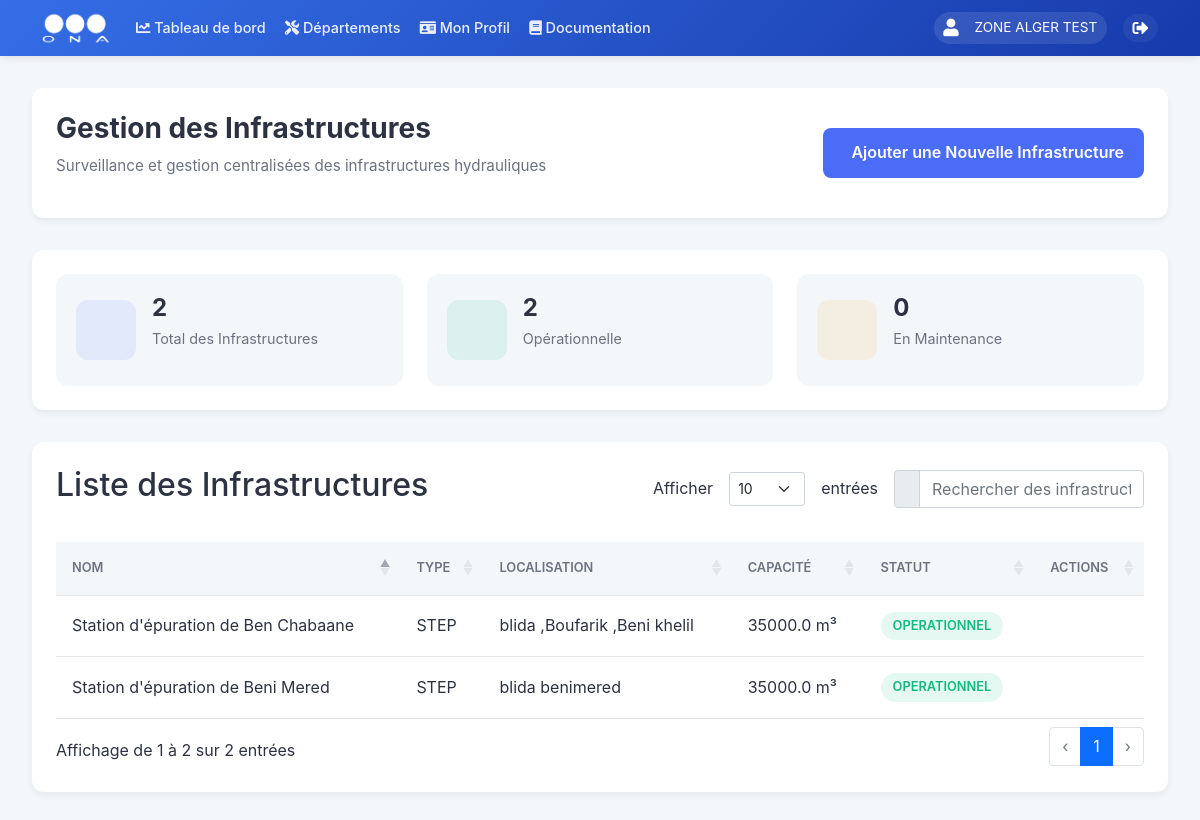
The app's page /departements/infrastructures (signed in) with its own data.
### models.py (models this page shows, shortened)
class User(UserMixin, db.Model):
    __tablename__ = 'users'
    id = db.Column(db.Integer, primary_key=True)
    username = db.Column(db.String(80), unique=True, nullable=False, index=True)
    nickname = db.Column(db.String(80), index=True)
    email = db.Column(db.String(120), unique=True, nullable=True, index=True)
    password_hash = db.Column(db.String(128))
    role = db.Column(db.String(20), nullable=False, default=UserRole.UTILISATEUR, index=True)
    is_active = db.Column(db.Boolean, default=True, index=True)
    last_login = db.Column(db.DateTime, index=True)
    unit_id = db.Column(db.Integer, db.ForeignKey('units.id', ondelete='SET NULL'), nullable=True, index=True)
    zone_id = db.Column(db.Integer, db.ForeignKey('zones.id', ondelete='SET NULL'), nullable=True, index=True)
    created_at = db.Column(db.DateTime, default=datetime.utcnow, index=True)
    updated_at = db.Column(db.DateTime, default=datetime.utcnow, onupdate=datetime.utcnow, index=True)
    profile = db.relationship('UserProfile', backref='user', uselist=False, lazy=True, cascade='all, delete-orphan')
    incidents = db.relationship('Incident', backref='author', lazy=True)

class Infrastructure(db.Model):
    __tablename__ = 'infrastructures'
    id = db.Column(db.Integer, primary_key=True)
    nom = db.Column(db.String(200), nullable=False, index=True)
    type = db.Column(db.String(100), nullable=False, index=True)
    localisation = db.Column(db.String(200), nullable=False)
    capacite = db.Column(db.Float, nullable=False)
    etat = db.Column(db.String(50), nullable=False, default='Opérationnel', index=True)
    epuration_type = db.Column(db.String(100), nullable=True, index=True)
    created_at = db.Column(db.DateTime, default=datetime.utcnow, index=True)
    updated_at = db.Column(db.DateTime, default=datetime.utcnow, onupdate=datetime.utcnow, index=True)

### routes/infrastructures.py (the view)
@infrastructures.route('/infrastructures', methods=['GET'])
@login_required
def list_infrastructures():
    try:
        infrastructures = Infrastructure.query.all()
        return render_template('departement/exploitation/infrastructures/infrastructures.html',
                               infrastructures=infrastructures)
    except SQLAlchemyError as e:
        db.session.rollback()
        logger.error(f"Error listing infrastructures: {str(e)}")
        return jsonify({'error': str(e)}), 500

### app.py (called while the page is built)
@login_manager.user_loader
def load_user(user_id):
    return db.session.get(User, int(user_id))

### templates/departement/exploitation/infrastructures/infrastructures.html (shortened to what this page needs)
{% extends "departement/exploitation.html" %}
{% block content %}
<div class="infrastructure-dashboard">
    <div class="dashboard-header">
        <div class="header-content">
            <div class="page-title">
                <h1>Gestion des Infrastructures</h1>
                <p class="subtitle">Surveillance et gestion centralisées des infrastructures hydrauliques</p>
            </div>
            <div class="header-actions">
                <button class="btn-primary" data-bs-toggle="modal" data-bs-target="#infrastructureModal">
                    <span>Ajouter une Nouvelle Infrastructure</span>
                </button>
            </div>
        </div>
    </div>
    <div class="dashboard-content">
        <div class="infrastructure-overview">
            <div class="overview-cards">
                <div class="overview-card total-infrastructures">
                    <div class="card-icon"></div>
                    <div class="card-content">
                        <h3>{{ infrastructures|length }}</h3>
                        <p>Total des Infrastructures</p>
                    </div>
                </div>
                <div class="overview-card operational-status">
                    <div class="card-icon"></div>
                    <div class="card-content">
                        <h3>{{ infrastructures|selectattr('etat', 'equalto', 'OPERATIONNEL')|list|length }}</h3>
                        <p>Opérationnelle</p>
                    </div>
                </div>
                <div class="overview-card maintenance-status">
                    <div class="card-icon"></div>
                    <div class="card-content">
                        <h3>{{ infrastructures|selectattr('etat', 'equalto', 'MAINTENANCE')|list|length }}</h3>
                        <p>En Maintenance</p>
                    </div>
                </div>
            </div>
        </div>
        <div class="infrastructure-table-container">
            <div class="table-header">
                <div class="table-header-content">
                    <div class="table-title-section">
                        <h2>Liste des Infrastructures</h2>
                    </div>
                    <div class="table-actions-container">
                        <div class="table-length-selector">
                            <label for="infrastructuresTable_length">Afficher</label>
                            <select id="infrastructuresTable_length" name="infrastructuresTable_length" class="form-select form-select-sm" aria-controls="infrastructuresTable">
                                <option value="10">10</option>
                            </select>
                            <span>entrées</span>
                        </div>
                        <div class="table-search-wrapper">
                            <div class="input-group">
                                <span class="input-group-text"></span>
                                <input type="text" class="form-control search-input" placeholder="Rechercher des infrastructures..." id="customSearchInput">
                            </div>
                        </div>
                    </div>
                </div>
            </div>
            <table id="infrastructuresTable" class="infrastructure-table">
                <thead>
                    <tr>
                        <th>Nom</th>
                        <th>Type</th>
                        <th>Localisation</th>
                        <th>Capacité</th>
                        <th>Statut</th>
                        <th>Actions</th>
                    </tr>
                </thead>
                <tbody>
                    {% for infrastructure in infrastructures %}
                    <tr class="infrastructure-row" data-id="{{ infrastructure.id }}">
                        <td>{{ infrastructure.nom }}</td>
                        <td>{{ infrastructure.type }}</td>
                        <td>{{ infrastructure.localisation }}</td>
                        <td>{{ infrastructure.capacite }} m³</td>
                        <td>
                            <span class="status-badge {{ infrastructure.etat|lower }}">
                                {{ infrastructure.etat|capitalize }}
                            </span>
                        </td>
                        <td>
                            <div class="row-actions">
                                <button class="btn-view" title="Voir les Détails">
                                </button>
                                <button class="btn-edit" title="Éditer">
                                </button>
                                <button class="btn-delete" title="Supprimer">
                                </button>
                            </div>
                        </td>
                    </tr>
                    {% endfor %}
                </tbody>
            </table>
        </div>
    </div>
</div>
{% include "departement/exploitation/infrastructures/infrastructure_details_modal.html" with context %}
<link href="https://cdn.jsdelivr.net/npm/remixicon@3.5.0/fonts/remixicon.css" rel="stylesheet">
{% endblock %}

### templates/base/base.html (shortened to what this page needs)
<!DOCTYPE html>
<html lang="fr" dir="ltr">
<head>
    <link href="https://cdn.jsdelivr.net/npm/bootstrap@5.1.3/dist/css/bootstrap.min.css" rel="stylesheet">
    <link href="https://cdnjs.cloudflare.com/ajax/libs/font-awesome/6.0.0/css/all.min.css" rel="stylesheet">
    <link rel="stylesheet" href="https://unpkg.com/leaflet@1.9.4/dist/leaflet.css" />
    <link rel="stylesheet" href="https://cdn.datatables.net/1.11.5/css/dataTables.bootstrap5.min.css">
</head>
<body>
    <nav class="navbar navbar-expand-lg sticky-top">
        <div class="container">
            <a class="navbar-brand" href="{{ url_for('main_dashboard.dashboard') }}">
                <img src="{{ url_for('static', filename='images/ona_logo.png') }}" alt="ONA">
            </a>
            <div class="collapse navbar-collapse" id="navbarNav">
                <ul class="navbar-nav me-auto mb-2 mb-lg-0">
                    <li class="nav-item">
                        <a class="nav-link" href="{{ url_for('main_dashboard.dashboard') }}">
                            <i class="fas fa-chart-line"></i>
                            <span>Tableau de bord</span>
                        </a>
                    </li>
                    <li class="nav-item">
                        <a class="nav-link" href="{{ url_for('departements') }}">
                            <i class="fas fa-tools"></i>
                            <span>Départements</span>
                        </a>
                    </li>
                    {% if current_user.is_authenticated %}
                    <li class="nav-item">
                        <a class="nav-link" href="{{ url_for('profiles.view_profile') }}">
                            <i class="fas fa-id-card"></i>
                            <span>Mon Profil</span>
                        </a>
                    </li>
                    {% endif %}
                    <li class="nav-item">
                        <a class="nav-link {% if active_page == 'documentation' %}active{% endif %}" href="{{ url_for('documentation.view_documentation') }}">
                            <i class="fas fa-book"></i> Documentation
                        </a>
                    </li>
                </ul>
                <div class="user-section">
                    <div class="d-flex align-items-center">
                        {% if current_user.is_authenticated %}
                            <div class="user-info">
                                <i class="fas fa-user me-2"></i>
                                <span>
                                    {% if current_user.nickname %}
                                        {{ current_user.nickname }}
                                    {% else %}
                                        {{ current_user.username }}
                                    {% endif %}
                                </span>
                            </div>
                            <a href="{{ url_for('auth.logout') }}" class="logout-btn text-white text-decoration-none ms-2" title="Déconnexion">
                                <i class="fas fa-sign-out-alt"></i>
                            </a>
                        {% else %}
                            <a href="{{ url_for('auth.login') }}" class="btn btn-light">Connexion</a>
                        {% endif %}
                    </div>
                </div>
            </div>
        </div>
    </nav>
    {% block content %}{% endblock %}
</body>
</html>

### templates/base/base.html (style rules this page uses)
:root { --ona-primary: #356ee7; --ona-secondary: #173aaa; --ona-accent: #95C11F; --ona-dark: #2b2d42; --ona-light: #f8f9fa; --transition: all 0.3s ease-in-out; }
.navbar { background: linear-gradient(135deg, var(--ona-primary) 0%, var(--ona-secondary) 100%); box-shadow: 0 2px 8px rgba(0, 0, 0, 0.1); padding: 0.75rem 0; position: sticky; top: 0; z-index: 1000; height: 56px; }
.navbar-brand { display: flex; align-items: center; padding: 0; margin-right: 2rem; }
.navbar-brand img { height: 40px; width: auto; transition: var(--transition); filter: brightness(0) invert(1); }
.nav-link { color: rgba(255, 255, 255, 0.9) !important; padding: 0.5rem 1rem !important; border-radius: 50px; transition: var(--transition); font-weight: 500; }
.user-info { color: white; display: flex; align-items: center; gap: 0.5rem; padding: 0.5rem 1rem; border-radius: 50px; background: rgba(255, 255, 255, 0.1); margin-right: 1rem; }
.user-info i { font-size: 1.1rem; }
.logout-btn { color: rgba(255, 255, 255, 0.9); padding: 0.5rem 1rem; border-radius: 50px; text-decoration: none; transition: var(--transition); display: flex; align-items: center; gap: 0.5rem; background: rgba(255, 255, 255, 0.05); }
@media (max-width: 1366px) { .navbar { padding: 0.5rem 0; } }
@media (max-width: 1366px) { .navbar-brand img { height: 35px; } }
@media (max-width: 1366px) { .nav-link { padding: 0.4rem 0.8rem !important; font-size: 0.95rem; } }
@media (max-width: 1366px) { .user-info { padding: 0.4rem 0.8rem; font-size: 0.9rem; } }
@media (max-width: 1366px) { .logout-btn { padding: 0.4rem 0.8rem; } }
@media (max-width: 1200px) { .navbar-brand { margin-right: 1rem; } }
@media (max-width: 1200px) { .nav-link { padding: 0.35rem 0.6rem !important; font-size: 0.9rem; } }
@media (max-width: 1200px) { .user-info { padding: 0.35rem 0.6rem; font-size: 0.85rem; margin-right: 0.5rem; } }
@media (max-width: 1200px) { .logout-btn { padding: 0.35rem 0.6rem; } }

### records on screen
User: nickname "ZONE ALGER TEST"
Infrastructure: nom "Station d'épuration de Beni Mered", type "STEP", localisation "blida benimered", capacite "35000.0", etat "OPERATIONNEL"
Infrastructure: nom "Station d'épuration de Ben Chabaane", type "STEP", localisation "blida ,Boufarik ,Beni khelil", capacite "35000.0", etat "OPERATIONNEL"

### other values on screen
{{ infrastructures|length }} "2"
